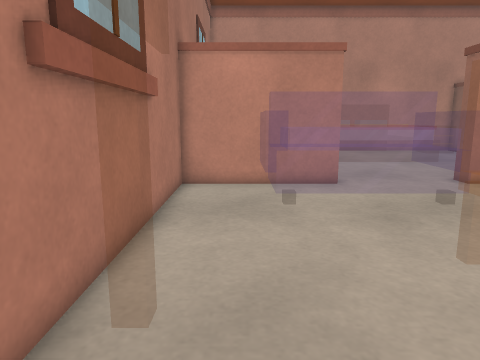
View 1 (above)

14 first-person views from a walk through a scene from a Unity 3-D project. The camera is 0.68 m above the floor, tilts 10° down and sees 70° across. Doors are open. The floor is counted in squares, 0.25 m on a side. Each view is taken from the middle of a square. On the plan, view 1 faces up. The plan holds only what a view shows up to about 20 squares ahead; the rest is blank. The place goes on beyond the plan. The player is left out.

View 2
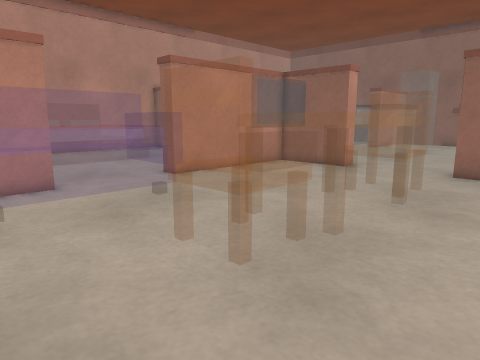

View 3
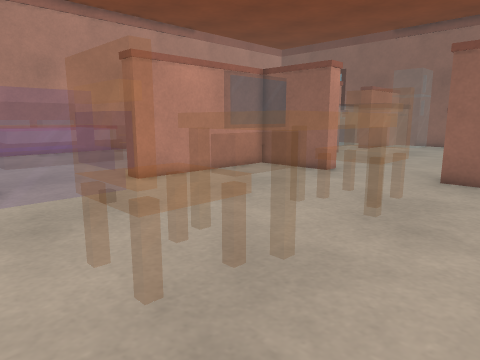

View 4
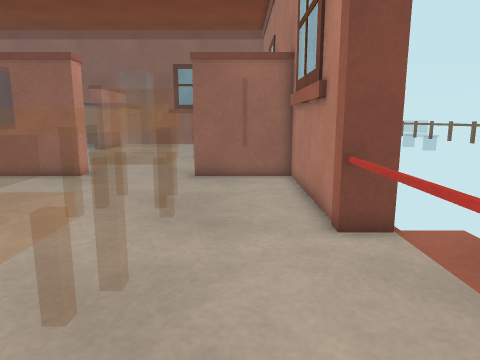

View 5
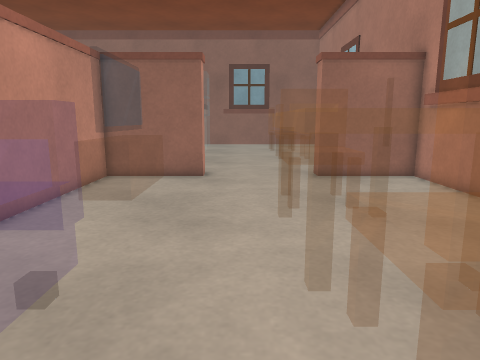

View 6
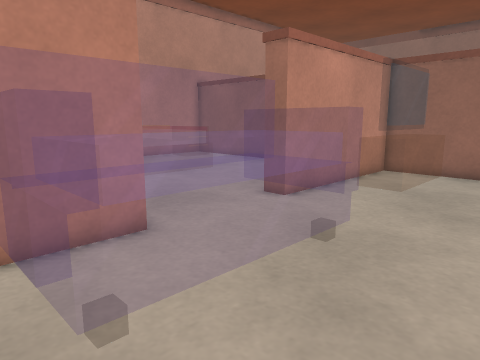

View 7
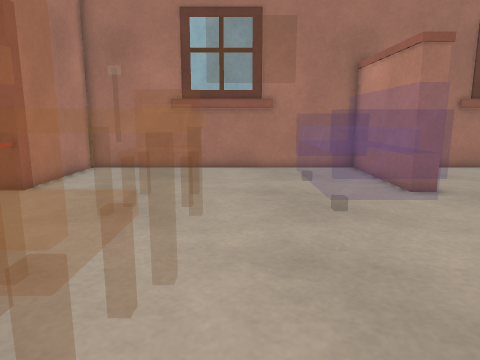

View 8
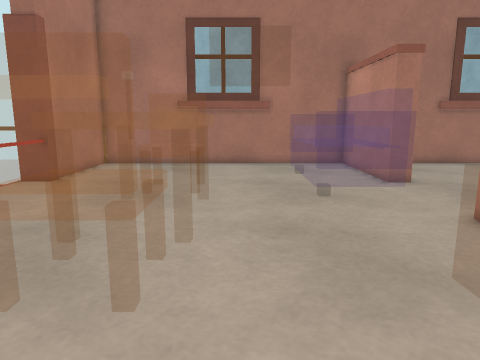

View 9
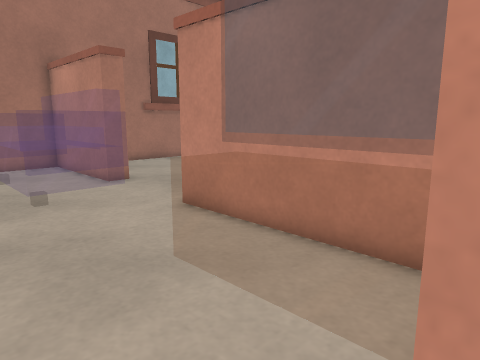

View 10
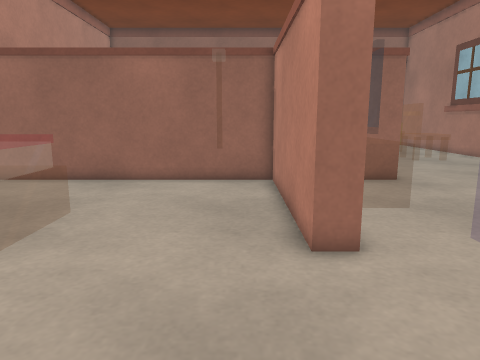

View 11
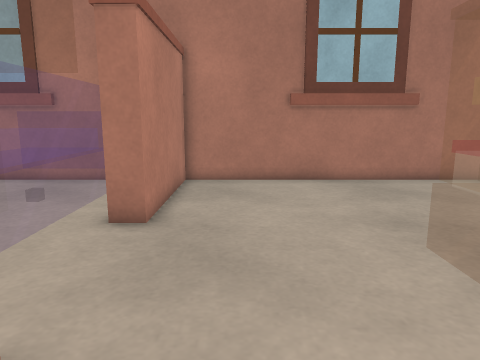

View 12
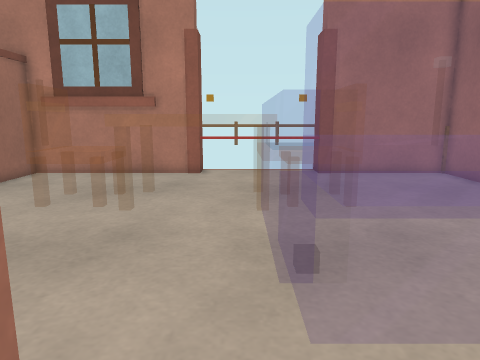

View 13
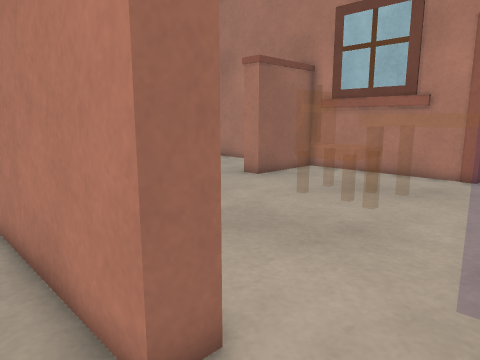

View 14
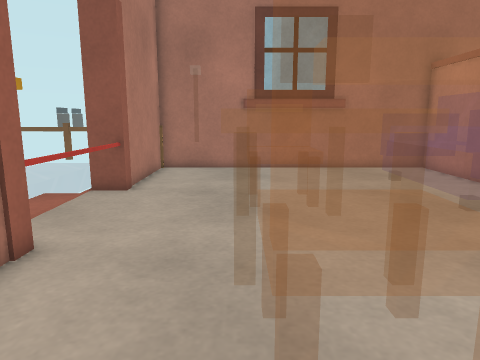

### Floor plan
Points are (right, up) in squares from view 1. A wall is a line through its corners. A room is listed if a view was taken in it or the views show most of it. See-through windows are left out.
Room 1 (views 1, 2, 3, 4, 5, 6, 7, 8, 9, 14)
walls: (12.1, -0.3) (17.9, -0.3); (4.2, 14.5) (-2.5, 14.5) (-2.5, -0.5) (18.5, -0.5) (18.5, 4.2) (19.5, 4.2); (-2.3, 9.9) (-2.3, 4.1); (19.6, 9.8) (18.5, 9.8) (18.5, 14.5) (9.8, 14.5)
ways out: opening at (8.5, 14) to room 2; opening at (18.5, 7)
Room 2 (views 10, 11, 12, 13)
walls: (9.8, 14.5) (9.8, 15.5) (18.5, 15.5) (18.5, 28); (-2.3, 25.9) (-2.3, 20.1); (-2.5, 29) (-2.5, 15.5) (4.2, 15.5) (4.2, 14.5)
ways out: opening at (8.5, 14) to room 1

Where each view was taken, in squares from view 1:
view 1: 0 up, 0 right, facing up
view 2: 0 up, 0 right, facing up-right
view 3: 0 up, 2 right, facing up-right
view 4: 2 up, 2 right, facing right
view 5: 8 up, 2 right, facing right
view 6: 7 up, 0 right, facing up-right
view 7: 8 up, 17 right, facing left
view 8: 8 up, 19 right, facing left
view 9: 8 up, 19 right, facing up-left
view 10: 17 up, 3 right, facing right
view 11: 18 up, 13 right, facing left
view 12: 17 up, 8 right, facing down
view 13: 17 up, 7 right, facing down-right
view 14: 4 up, 17 right, facing left
